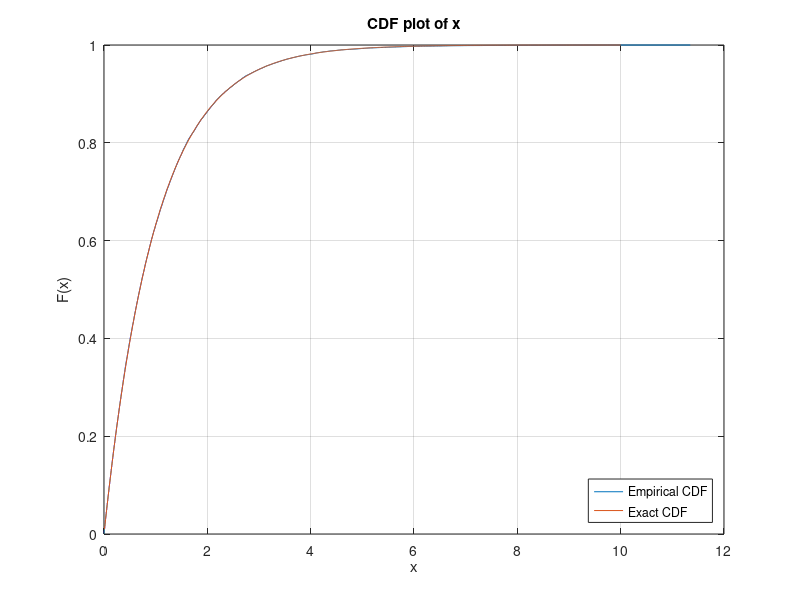

MATLAB code for this plot:
function rtn = Q5()
%%
M = 3e4;
%%
for M_iter = 1:M
    nExp(M_iter) = log(1/rand(1));
end
nX = .01:.01:10;
nCDF = 1 - exp(-nX);
%%
cdfplot(nExp);
hold on;
plot(nX,nCDF);
legend('Empirical CDF','Exact CDF','Location','southeast');